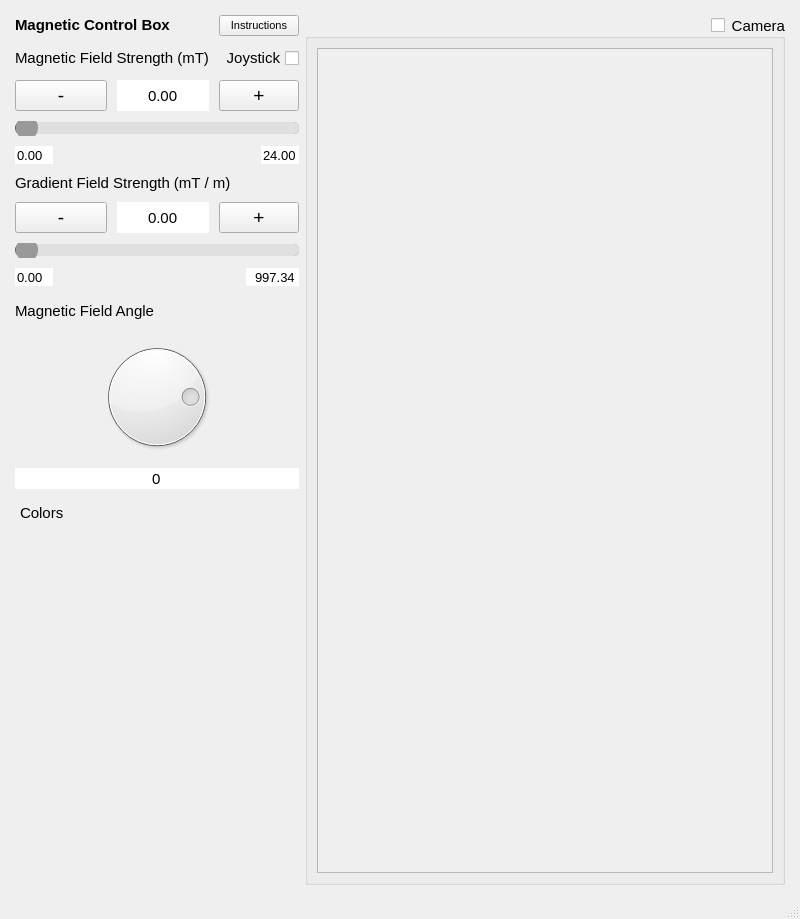
<?xml version="1.0" encoding="UTF-8"?>
<ui version="4.0">
 <class>MainWindow</class>
 <widget class="QMainWindow" name="MainWindow">
  <property name="geometry">
   <rect>
    <x>0</x>
    <y>0</y>
    <width>800</width>
    <height>919</height>
   </rect>
  </property>
  <property name="windowTitle">
   <string>MainWindow</string>
  </property>
  <widget class="QWidget" name="centralwidget">
   <layout class="QHBoxLayout" name="horizontalLayout" stretch="1,3">
    <property name="leftMargin">
     <number>15</number>
    </property>
    <property name="topMargin">
     <number>15</number>
    </property>
    <property name="rightMargin">
     <number>15</number>
    </property>
    <property name="bottomMargin">
     <number>12</number>
    </property>
    <item>
     <layout class="QVBoxLayout" name="verticalLayout_2" stretch="0,1,2,4">
      <property name="spacing">
       <number>10</number>
      </property>
      <item>
       <layout class="QHBoxLayout" name="horizontalLayout_2">
        <item>
         <widget class="QLabel" name="label_9">
          <property name="sizePolicy">
           <sizepolicy hsizetype="MinimumExpanding" vsizetype="Maximum">
            <horstretch>1</horstretch>
            <verstretch>1</verstretch>
           </sizepolicy>
          </property>
          <property name="font">
           <font>
            <pointsize>11</pointsize>
            <weight>75</weight>
            <bold>true</bold>
           </font>
          </property>
          <property name="text">
           <string>Magnetic Control Box</string>
          </property>
          <property name="alignment">
           <set>Qt::AlignLeading|Qt::AlignLeft|Qt::AlignVCenter</set>
          </property>
         </widget>
        </item>
        <item>
         <widget class="QPushButton" name="InstructionsButton">
          <property name="sizePolicy">
           <sizepolicy hsizetype="Fixed" vsizetype="Fixed">
            <horstretch>0</horstretch>
            <verstretch>0</verstretch>
           </sizepolicy>
          </property>
          <property name="font">
           <font>
            <pointsize>8</pointsize>
           </font>
          </property>
          <property name="layoutDirection">
           <enum>Qt::RightToLeft</enum>
          </property>
          <property name="text">
           <string notr="true">Instructions</string>
          </property>
         </widget>
        </item>
       </layout>
      </item>
      <item>
       <layout class="QGridLayout" name="gridLayout_6" rowstretch="1,1,1,1,1,1,1,1" columnstretch="1,1,1">
        <item row="3" column="2">
         <widget class="QDoubleSpinBox" name="MaxB">
          <property name="sizePolicy">
           <sizepolicy hsizetype="Fixed" vsizetype="Fixed">
            <horstretch>0</horstretch>
            <verstretch>0</verstretch>
           </sizepolicy>
          </property>
          <property name="font">
           <font>
            <pointsize>10</pointsize>
           </font>
          </property>
          <property name="layoutDirection">
           <enum>Qt::RightToLeft</enum>
          </property>
          <property name="frame">
           <bool>false</bool>
          </property>
          <property name="alignment">
           <set>Qt::AlignRight|Qt::AlignTrailing|Qt::AlignVCenter</set>
          </property>
          <property name="readOnly">
           <bool>true</bool>
          </property>
          <property name="buttonSymbols">
           <enum>QAbstractSpinBox::NoButtons</enum>
          </property>
          <property name="value">
           <double>24.000000000000000</double>
          </property>
         </widget>
        </item>
        <item row="6" column="0" colspan="3">
         <widget class="QSlider" name="G_slider">
          <property name="enabled">
           <bool>false</bool>
          </property>
          <property name="styleSheet">
           <string notr="true">QSlider {
    background-color: transparent;
}

QSlider::groove:horizontal {
    border: 1px solid #666;
    height: 10px;
    background: #e0e0e0;
    border-radius: 5px;
}

QSlider::handle:horizontal {
    background: #999;  /* Lighter gray handle */
    border: 1px solid #999;
    width: 20px;
    height: 20px;
    margin: -6px 0;
    border-radius: 10px;
}

QSlider::handle:horizontal:hover {
    background: #777;  /* Slightly darker on hover */
    border: 1px solid #777;
}

QSlider::sub-page:horizontal {
    background: qlineargradient(spread:pad, x1:0, y1:0, x2:1, y2:0, 
                                stop:0 #b3d1ff, stop:1 #003366);  /* Light to dark blue */
    border-radius: 5px;
}

QSlider::add-page:horizontal {
    background: #e0e0e0;
    border-radius: 5px;
}
</string>
          </property>
          <property name="orientation">
           <enum>Qt::Horizontal</enum>
          </property>
         </widget>
        </item>
        <item row="0" column="0" colspan="2">
         <widget class="QLabel" name="label_6">
          <property name="sizePolicy">
           <sizepolicy hsizetype="MinimumExpanding" vsizetype="Maximum">
            <horstretch>1</horstretch>
            <verstretch>1</verstretch>
           </sizepolicy>
          </property>
          <property name="font">
           <font>
            <pointsize>11</pointsize>
           </font>
          </property>
          <property name="text">
           <string>Magnetic Field Strength (mT)</string>
          </property>
          <property name="alignment">
           <set>Qt::AlignLeading|Qt::AlignLeft|Qt::AlignVCenter</set>
          </property>
         </widget>
        </item>
        <item row="1" column="2">
         <widget class="QPushButton" name="pushButton_7">
          <property name="sizePolicy">
           <sizepolicy hsizetype="MinimumExpanding" vsizetype="Expanding">
            <horstretch>1</horstretch>
            <verstretch>2</verstretch>
           </sizepolicy>
          </property>
          <property name="font">
           <font>
            <pointsize>14</pointsize>
           </font>
          </property>
          <property name="text">
           <string>+</string>
          </property>
         </widget>
        </item>
        <item row="7" column="2">
         <widget class="QDoubleSpinBox" name="MaxG">
          <property name="sizePolicy">
           <sizepolicy hsizetype="Fixed" vsizetype="Fixed">
            <horstretch>0</horstretch>
            <verstretch>0</verstretch>
           </sizepolicy>
          </property>
          <property name="font">
           <font>
            <pointsize>10</pointsize>
           </font>
          </property>
          <property name="layoutDirection">
           <enum>Qt::RightToLeft</enum>
          </property>
          <property name="frame">
           <bool>false</bool>
          </property>
          <property name="alignment">
           <set>Qt::AlignRight|Qt::AlignTrailing|Qt::AlignVCenter</set>
          </property>
          <property name="readOnly">
           <bool>true</bool>
          </property>
          <property name="buttonSymbols">
           <enum>QAbstractSpinBox::NoButtons</enum>
          </property>
          <property name="maximum">
           <double>1000.000000000000000</double>
          </property>
          <property name="value">
           <double>997.340000000000032</double>
          </property>
         </widget>
        </item>
        <item row="1" column="1">
         <widget class="QDoubleSpinBox" name="B_spinbox">
          <property name="sizePolicy">
           <sizepolicy hsizetype="MinimumExpanding" vsizetype="Expanding">
            <horstretch>1</horstretch>
            <verstretch>2</verstretch>
           </sizepolicy>
          </property>
          <property name="font">
           <font>
            <pointsize>11</pointsize>
           </font>
          </property>
          <property name="mouseTracking">
           <bool>false</bool>
          </property>
          <property name="tabletTracking">
           <bool>false</bool>
          </property>
          <property name="focusPolicy">
           <enum>Qt::WheelFocus</enum>
          </property>
          <property name="layoutDirection">
           <enum>Qt::LeftToRight</enum>
          </property>
          <property name="wrapping">
           <bool>false</bool>
          </property>
          <property name="frame">
           <bool>false</bool>
          </property>
          <property name="alignment">
           <set>Qt::AlignCenter</set>
          </property>
          <property name="readOnly">
           <bool>false</bool>
          </property>
          <property name="buttonSymbols">
           <enum>QAbstractSpinBox::NoButtons</enum>
          </property>
          <property name="accelerated">
           <bool>false</bool>
          </property>
          <property name="showGroupSeparator" stdset="0">
           <bool>true</bool>
          </property>
          <property name="maximum">
           <double>24.000000000000000</double>
          </property>
         </widget>
        </item>
        <item row="0" column="2">
         <widget class="QCheckBox" name="JoystickCheckbox">
          <property name="font">
           <font>
            <pointsize>11</pointsize>
           </font>
          </property>
          <property name="layoutDirection">
           <enum>Qt::RightToLeft</enum>
          </property>
          <property name="text">
           <string>Joystick</string>
          </property>
         </widget>
        </item>
        <item row="5" column="1">
         <widget class="QDoubleSpinBox" name="G_spinbox">
          <property name="sizePolicy">
           <sizepolicy hsizetype="MinimumExpanding" vsizetype="Expanding">
            <horstretch>1</horstretch>
            <verstretch>2</verstretch>
           </sizepolicy>
          </property>
          <property name="font">
           <font>
            <pointsize>11</pointsize>
           </font>
          </property>
          <property name="mouseTracking">
           <bool>false</bool>
          </property>
          <property name="tabletTracking">
           <bool>false</bool>
          </property>
          <property name="focusPolicy">
           <enum>Qt::WheelFocus</enum>
          </property>
          <property name="layoutDirection">
           <enum>Qt::LeftToRight</enum>
          </property>
          <property name="autoFillBackground">
           <bool>false</bool>
          </property>
          <property name="wrapping">
           <bool>false</bool>
          </property>
          <property name="frame">
           <bool>false</bool>
          </property>
          <property name="alignment">
           <set>Qt::AlignCenter</set>
          </property>
          <property name="buttonSymbols">
           <enum>QAbstractSpinBox::NoButtons</enum>
          </property>
          <property name="accelerated">
           <bool>false</bool>
          </property>
          <property name="showGroupSeparator" stdset="0">
           <bool>false</bool>
          </property>
         </widget>
        </item>
        <item row="3" column="0">
         <widget class="QDoubleSpinBox" name="MinB">
          <property name="sizePolicy">
           <sizepolicy hsizetype="Fixed" vsizetype="Fixed">
            <horstretch>0</horstretch>
            <verstretch>0</verstretch>
           </sizepolicy>
          </property>
          <property name="font">
           <font>
            <pointsize>10</pointsize>
           </font>
          </property>
          <property name="frame">
           <bool>false</bool>
          </property>
          <property name="readOnly">
           <bool>true</bool>
          </property>
          <property name="buttonSymbols">
           <enum>QAbstractSpinBox::NoButtons</enum>
          </property>
         </widget>
        </item>
        <item row="5" column="0">
         <widget class="QPushButton" name="pushButton_5">
          <property name="sizePolicy">
           <sizepolicy hsizetype="MinimumExpanding" vsizetype="Expanding">
            <horstretch>1</horstretch>
            <verstretch>2</verstretch>
           </sizepolicy>
          </property>
          <property name="font">
           <font>
            <pointsize>14</pointsize>
           </font>
          </property>
          <property name="text">
           <string>-</string>
          </property>
         </widget>
        </item>
        <item row="2" column="0" colspan="3">
         <widget class="QSlider" name="B_slider">
          <property name="enabled">
           <bool>false</bool>
          </property>
          <property name="sizePolicy">
           <sizepolicy hsizetype="Minimum" vsizetype="Fixed">
            <horstretch>0</horstretch>
            <verstretch>0</verstretch>
           </sizepolicy>
          </property>
          <property name="styleSheet">
           <string notr="true">QSlider {
    background-color: transparent;
}

QSlider::groove:horizontal {
    border: 1px solid #666;
    height: 10px;
    background: #e0e0e0;
    border-radius: 5px;
}

QSlider::handle:horizontal {
    background: #999;  /* Lighter gray handle */
    border: 1px solid #999;
    width: 20px;
    height: 20px;
    margin: -6px 0;
    border-radius: 10px;
}

QSlider::handle:horizontal:hover {
    background: #777;  /* Slightly darker on hover */
    border: 1px solid #777;
}

QSlider::sub-page:horizontal {
    background: qlineargradient(spread:pad, x1:0, y1:0, x2:1, y2:0, 
                                stop:0 #b3d1ff, stop:1 #003366);  /* Light to dark blue */
    border-radius: 5px;
}

QSlider::add-page:horizontal {
    background: #e0e0e0;
    border-radius: 5px;
}
</string>
          </property>
          <property name="orientation">
           <enum>Qt::Horizontal</enum>
          </property>
         </widget>
        </item>
        <item row="1" column="0">
         <widget class="QPushButton" name="pushButton_8">
          <property name="sizePolicy">
           <sizepolicy hsizetype="MinimumExpanding" vsizetype="Expanding">
            <horstretch>1</horstretch>
            <verstretch>2</verstretch>
           </sizepolicy>
          </property>
          <property name="font">
           <font>
            <pointsize>14</pointsize>
           </font>
          </property>
          <property name="text">
           <string>-</string>
          </property>
         </widget>
        </item>
        <item row="5" column="2">
         <widget class="QPushButton" name="pushButton_6">
          <property name="sizePolicy">
           <sizepolicy hsizetype="MinimumExpanding" vsizetype="Expanding">
            <horstretch>1</horstretch>
            <verstretch>2</verstretch>
           </sizepolicy>
          </property>
          <property name="font">
           <font>
            <pointsize>14</pointsize>
           </font>
          </property>
          <property name="text">
           <string>+</string>
          </property>
         </widget>
        </item>
        <item row="4" column="0" colspan="3">
         <widget class="QLabel" name="label_5">
          <property name="sizePolicy">
           <sizepolicy hsizetype="MinimumExpanding" vsizetype="Maximum">
            <horstretch>1</horstretch>
            <verstretch>1</verstretch>
           </sizepolicy>
          </property>
          <property name="font">
           <font>
            <pointsize>11</pointsize>
           </font>
          </property>
          <property name="text">
           <string>Gradient Field Strength (mT / m)</string>
          </property>
          <property name="alignment">
           <set>Qt::AlignLeading|Qt::AlignLeft|Qt::AlignVCenter</set>
          </property>
         </widget>
        </item>
        <item row="7" column="0">
         <widget class="QDoubleSpinBox" name="MinG">
          <property name="sizePolicy">
           <sizepolicy hsizetype="Fixed" vsizetype="Fixed">
            <horstretch>0</horstretch>
            <verstretch>0</verstretch>
           </sizepolicy>
          </property>
          <property name="font">
           <font>
            <pointsize>10</pointsize>
           </font>
          </property>
          <property name="frame">
           <bool>false</bool>
          </property>
          <property name="readOnly">
           <bool>true</bool>
          </property>
          <property name="buttonSymbols">
           <enum>QAbstractSpinBox::NoButtons</enum>
          </property>
         </widget>
        </item>
       </layout>
      </item>
      <item>
       <layout class="QVBoxLayout" name="verticalLayout" stretch="0,4,0">
        <item>
         <widget class="QLabel" name="label_4">
          <property name="sizePolicy">
           <sizepolicy hsizetype="MinimumExpanding" vsizetype="MinimumExpanding">
            <horstretch>1</horstretch>
            <verstretch>1</verstretch>
           </sizepolicy>
          </property>
          <property name="font">
           <font>
            <pointsize>11</pointsize>
           </font>
          </property>
          <property name="text">
           <string>Magnetic Field Angle</string>
          </property>
          <property name="alignment">
           <set>Qt::AlignLeading|Qt::AlignLeft|Qt::AlignVCenter</set>
          </property>
         </widget>
        </item>
        <item>
         <widget class="QDial" name="theta_dial">
          <property name="maximum">
           <number>359</number>
          </property>
          <property name="value">
           <number>269</number>
          </property>
          <property name="sliderPosition">
           <number>269</number>
          </property>
          <property name="tracking">
           <bool>true</bool>
          </property>
          <property name="orientation">
           <enum>Qt::Horizontal</enum>
          </property>
          <property name="invertedAppearance">
           <bool>false</bool>
          </property>
          <property name="invertedControls">
           <bool>false</bool>
          </property>
          <property name="wrapping">
           <bool>true</bool>
          </property>
          <property name="notchTarget">
           <double>0.000000000000000</double>
          </property>
          <property name="notchesVisible">
           <bool>false</bool>
          </property>
         </widget>
        </item>
        <item>
         <widget class="QSpinBox" name="theta_spinbox">
          <property name="font">
           <font>
            <pointsize>11</pointsize>
           </font>
          </property>
          <property name="frame">
           <bool>false</bool>
          </property>
          <property name="alignment">
           <set>Qt::AlignCenter</set>
          </property>
          <property name="readOnly">
           <bool>true</bool>
          </property>
          <property name="buttonSymbols">
           <enum>QAbstractSpinBox::NoButtons</enum>
          </property>
          <property name="maximum">
           <number>359</number>
          </property>
         </widget>
        </item>
       </layout>
      </item>
      <item>
       <layout class="QGridLayout" name="gridLayout_2">
        <property name="leftMargin">
         <number>5</number>
        </property>
        <property name="topMargin">
         <number>5</number>
        </property>
        <property name="rightMargin">
         <number>5</number>
        </property>
        <property name="bottomMargin">
         <number>5</number>
        </property>
        <property name="spacing">
         <number>15</number>
        </property>
        <item row="0" column="0">
         <widget class="QLabel" name="label_8">
          <property name="sizePolicy">
           <sizepolicy hsizetype="Minimum" vsizetype="Minimum">
            <horstretch>0</horstretch>
            <verstretch>0</verstretch>
           </sizepolicy>
          </property>
          <property name="text">
           <string>&lt;html&gt;&lt;head/&gt;&lt;body&gt;&lt;p&gt;&lt;span style=&quot; font-size:11pt;&quot;&gt;Colors&lt;/span&gt;&lt;/p&gt;&lt;/body&gt;&lt;/html&gt;</string>
          </property>
         </widget>
        </item>
        <item row="1" column="0">
         <widget class="PaintWheel" name="ColorWheel" native="true">
          <property name="sizePolicy">
           <sizepolicy hsizetype="Expanding" vsizetype="Expanding">
            <horstretch>2</horstretch>
            <verstretch>2</verstretch>
           </sizepolicy>
          </property>
         </widget>
        </item>
       </layout>
      </item>
     </layout>
    </item>
    <item>
     <widget class="QGroupBox" name="CameraCheckbox">
      <property name="font">
       <font>
        <pointsize>11</pointsize>
       </font>
      </property>
      <property name="title">
       <string>Camera</string>
      </property>
      <property name="alignment">
       <set>Qt::AlignRight|Qt::AlignTrailing|Qt::AlignVCenter</set>
      </property>
      <property name="checkable">
       <bool>true</bool>
      </property>
      <property name="checked">
       <bool>false</bool>
      </property>
      <layout class="QGridLayout" name="gridLayout_4">
       <item row="0" column="0">
        <widget class="QGraphicsView" name="CamView">
         <property name="sizePolicy">
          <sizepolicy hsizetype="Expanding" vsizetype="Expanding">
           <horstretch>2</horstretch>
           <verstretch>2</verstretch>
          </sizepolicy>
         </property>
        </widget>
       </item>
      </layout>
     </widget>
    </item>
   </layout>
  </widget>
  <widget class="QMenuBar" name="menubar">
   <property name="geometry">
    <rect>
     <x>0</x>
     <y>0</y>
     <width>800</width>
     <height>21</height>
    </rect>
   </property>
  </widget>
  <widget class="QStatusBar" name="statusbar"/>
 </widget>
 <customwidgets>
  <customwidget>
   <class>PaintWheel</class>
   <extends>QWidget</extends>
   <header>Model.ColorWheelLogic</header>
   <container>1</container>
  </customwidget>
 </customwidgets>
 <resources/>
 <connections>
  <connection>
   <sender>pushButton_7</sender>
   <signal>clicked()</signal>
   <receiver>B_spinbox</receiver>
   <slot>stepUp()</slot>
   <hints>
    <hint type="sourcelabel">
     <x>226</x>
     <y>108</y>
    </hint>
    <hint type="destinationlabel">
     <x>180</x>
     <y>110</y>
    </hint>
   </hints>
  </connection>
  <connection>
   <sender>pushButton_8</sender>
   <signal>clicked()</signal>
   <receiver>B_spinbox</receiver>
   <slot>stepDown()</slot>
   <hints>
    <hint type="sourcelabel">
     <x>73</x>
     <y>107</y>
    </hint>
    <hint type="destinationlabel">
     <x>184</x>
     <y>114</y>
    </hint>
   </hints>
  </connection>
  <connection>
   <sender>pushButton_5</sender>
   <signal>clicked()</signal>
   <receiver>G_spinbox</receiver>
   <slot>stepDown()</slot>
   <hints>
    <hint type="sourcelabel">
     <x>61</x>
     <y>233</y>
    </hint>
    <hint type="destinationlabel">
     <x>142</x>
     <y>233</y>
    </hint>
   </hints>
  </connection>
  <connection>
   <sender>pushButton_6</sender>
   <signal>clicked()</signal>
   <receiver>G_spinbox</receiver>
   <slot>stepUp()</slot>
   <hints>
    <hint type="sourcelabel">
     <x>246</x>
     <y>231</y>
    </hint>
    <hint type="destinationlabel">
     <x>187</x>
     <y>223</y>
    </hint>
   </hints>
  </connection>
 </connections>
</ui>
